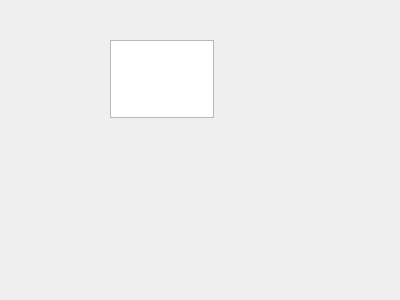
<?xml version="1.0" encoding="UTF-8"?>
<ui version="4.0">
 <class>MyDialog</class>
 <widget class="QDialog" name="MyDialog">
  <property name="geometry">
   <rect>
    <x>0</x>
    <y>0</y>
    <width>400</width>
    <height>300</height>
   </rect>
  </property>
  <property name="windowTitle">
   <string>Dialog</string>
  </property>
  <widget class="QTextEdit" name="textEdit">
   <property name="geometry">
    <rect>
     <x>110</x>
     <y>40</y>
     <width>104</width>
     <height>78</height>
    </rect>
   </property>
  </widget>
 </widget>
 <resources/>
 <connections/>
</ui>
